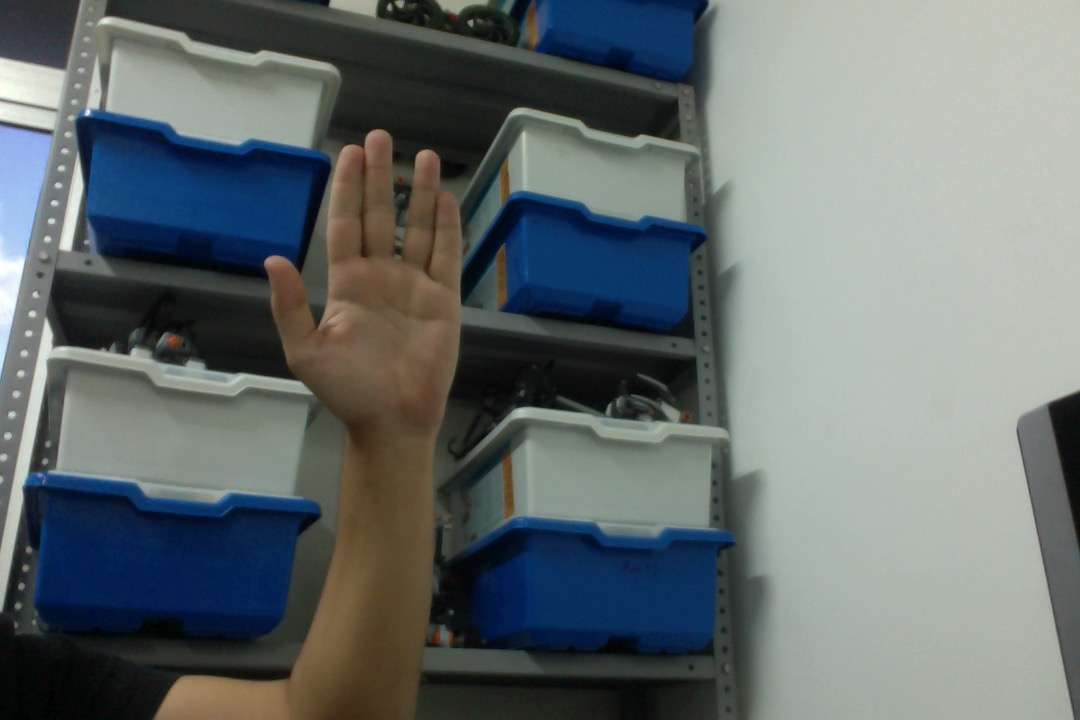
%> input picture implementacoes/PDI/task2/hand.jpg, 1080 x 720 px
$ octave run_detecSkin.m   (GNU Octave 9; MATLAB toolbox functions it lacks are replaced by stand-ins)
%> lines starting %> are read from the running program, lines starting %| are printed output that depends on the picture
clear; close all; clc
p = path; path(p, '../task1')

img = imread('hand.jpg');
%> img is the input picture: size 720x1080x3 uint8; mean R, G, B 100.4, 108.5, 108.9

size = 9;
imgF = imfilter(img, ones(size)/sum(sum(ones(size))));
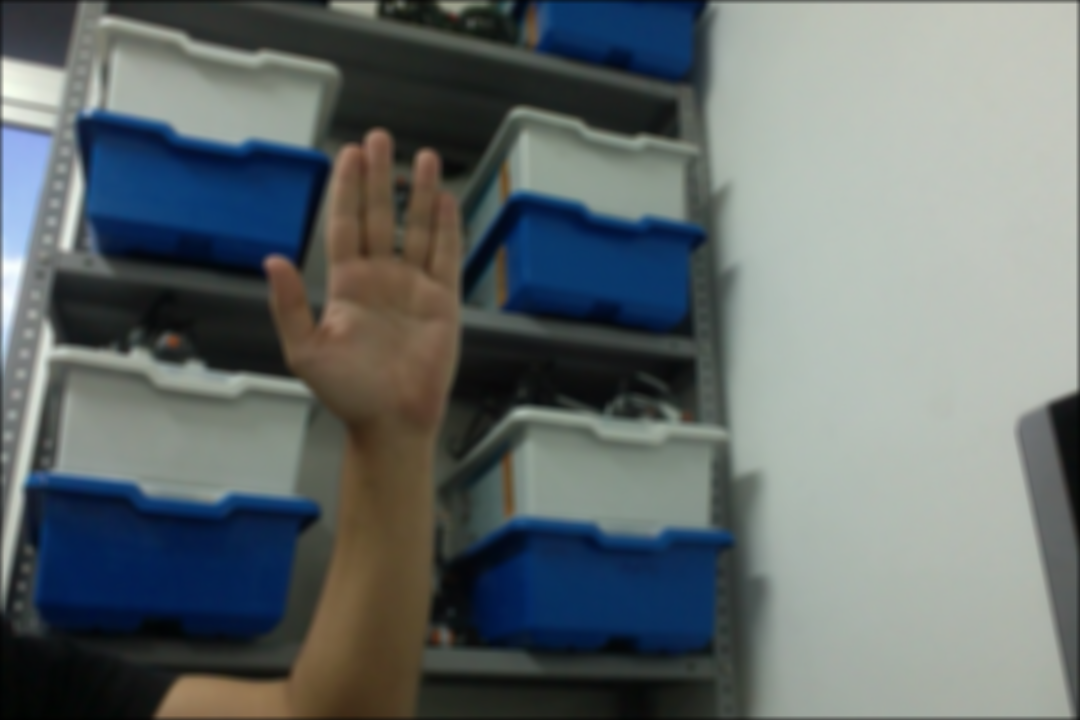
%> imgF: size 720x1080x3 uint8; mean R, G, B 99.8, 107.9, 108.4

imgHSV = rgb2hsv(imgF);
%> imgHSV: size 720x1080x3 double; mean H, S, V 0.365, 0.262, 0.461
h = imgHSV(:,:,1);
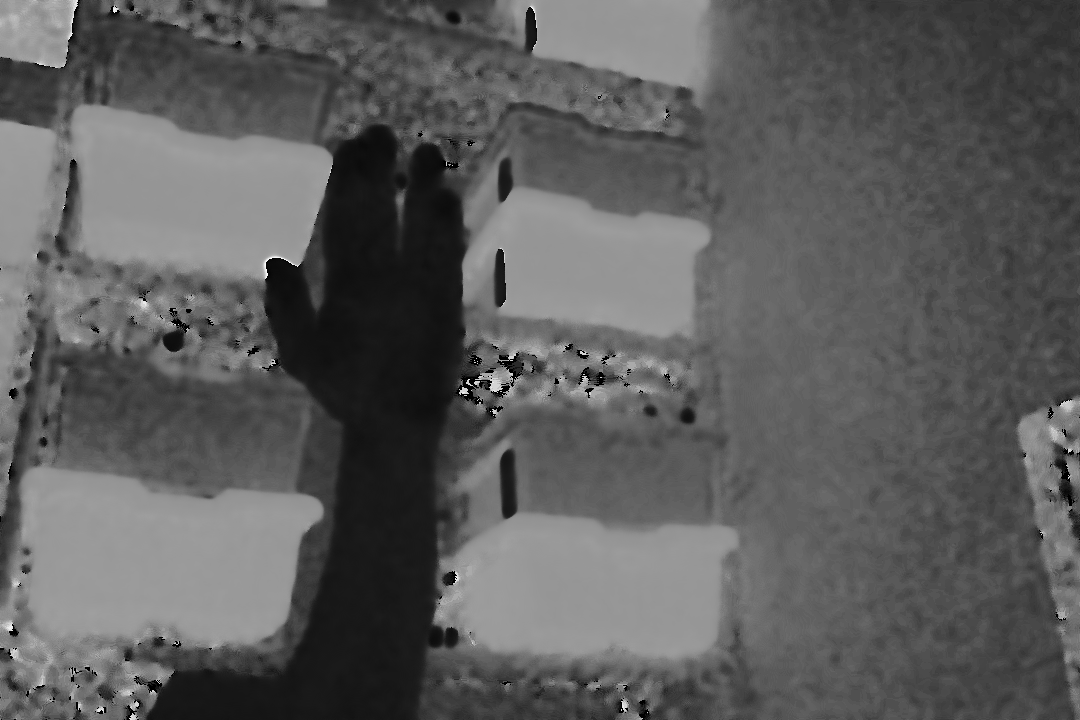
%> h: size 720x1080 double; min 0, max 0.991, mean 0.365
s = imgHSV(:,:,2);
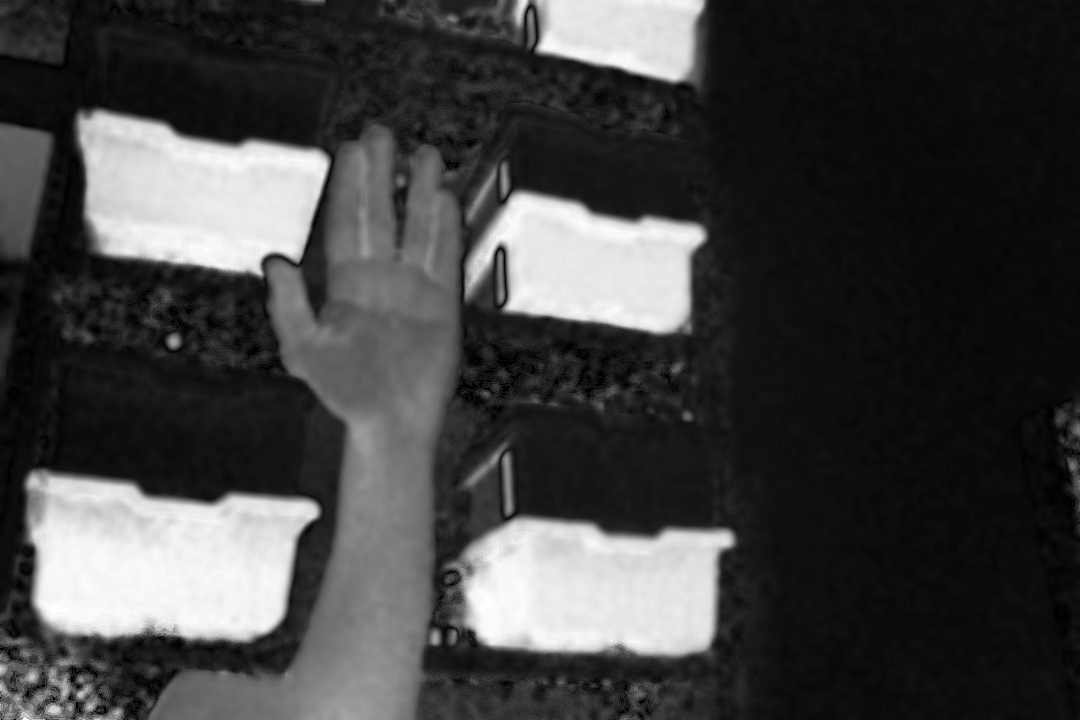
%> s: size 720x1080 double; min 0, max 1, mean 0.262
v = imgHSV(:,:,3);
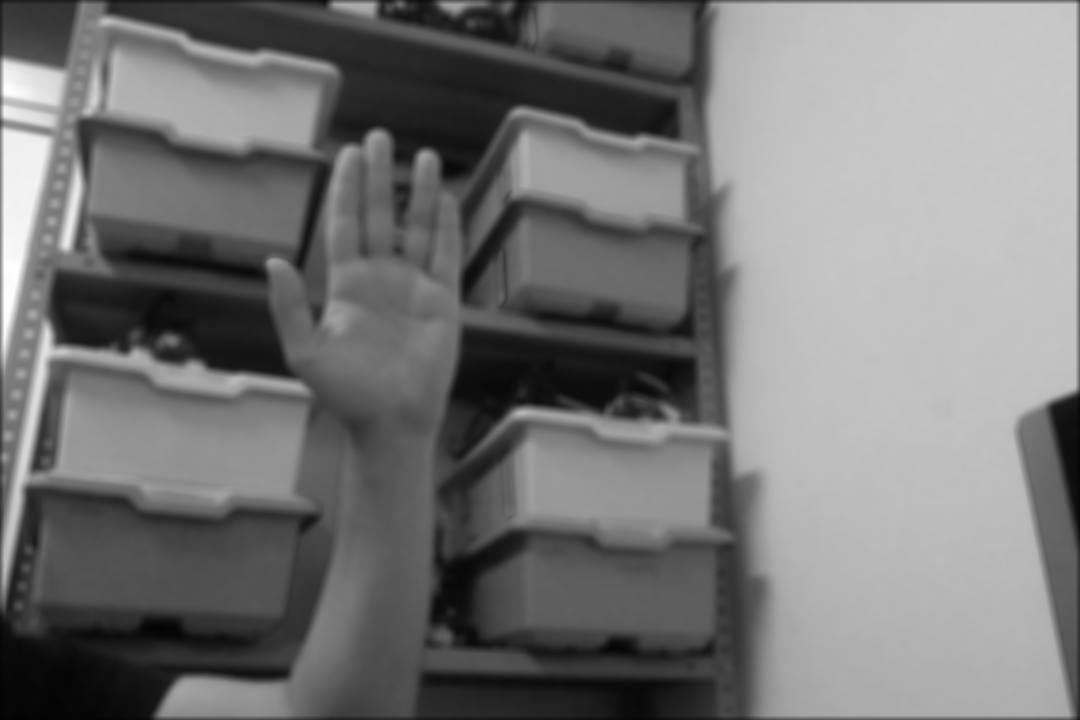
%> v: size 720x1080 double; min 0.00784, max 1, mean 0.461

%> (the run ends here)

$ run again, with implementacoes/PDI/task2/lena2.jpg copied over implementacoes/PDI/task2/hand.jpg
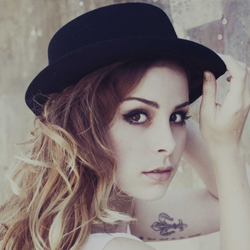
%> input picture implementacoes/PDI/task2/lena2.jpg, 250 x 250 px
%> img is the input picture: size 250x250x3 uint8; mean R, G, B 128.3, 118.5, 116.9
%> imgHSV: size 250x250x3 double; mean H, S, V 0.366, 0.183, 0.502
%> `s = imgHSV(:,:,2);`:
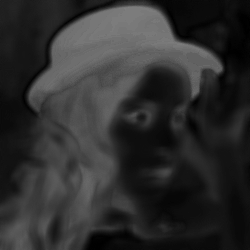
%> s: size 250x250 double; min 0, max 0.5, mean 0.183
%> `v = imgHSV(:,:,3);`:
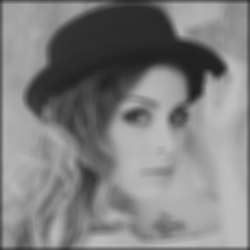
%> v: size 250x250 double; min 0.125, max 0.749, mean 0.502
